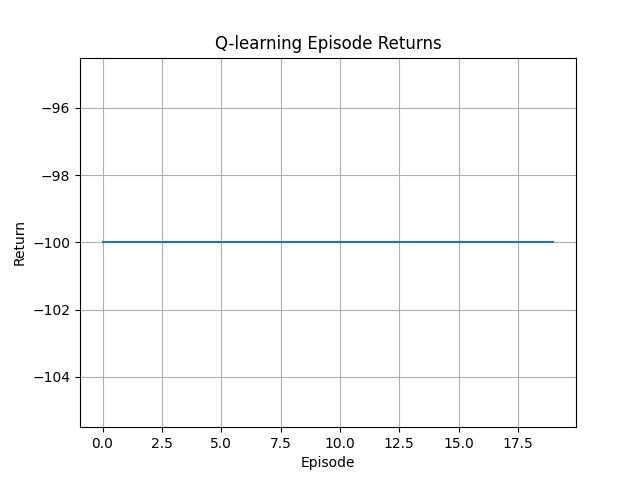
#> input picture qlearning_returns.png, 640 x 480 px
$ python compare_returns.py
#> lines starting #> are read from the running program, lines starting #| are printed output that depends on the picture
import matplotlib.pyplot as plt
import os

# Load return files (make sure these files exist)
def load_returns(filename):
    if not os.path.exists(filename):
        print(f"❌ File not found: {filename}")
        return []
    with open(filename, 'r') as f:
        return [float(line.strip()) for line in f if line.strip()]

# Fallback for matplotlib .png
import matplotlib.image as mpimg

# Or load .png plots as reference
returns_files = {
    "Q-Learning": "qlearning_returns.png",
    "Non-RL": "non_rl_returns.png",
    "PPO": "ppo_returns.png",
    "DQN": "dqn_returns.png"
}

plt.figure(figsize=(10, 6))

for label, path in returns_files.items():
    try:
        img = mpimg.imread(path)
#> img is the input picture: shape (480, 640, 4) float32; mean R, G, B, A 0.978, 0.979, 0.98, 1
        plt.plot([], [], label=label)  # For legend placeholder
        print(f"✅ Loaded plot image: {path}")
    except Exception as e:
        print(f"⚠️ Could not load {path}: {e}")

# Optionally: add legend placeholder
plt.title("Return Comparison Across Agents")
plt.xlabel("Episode")
plt.ylabel("Return")
plt.legend()
plt.grid()
plt.savefig("summary_returns_comparison.png")
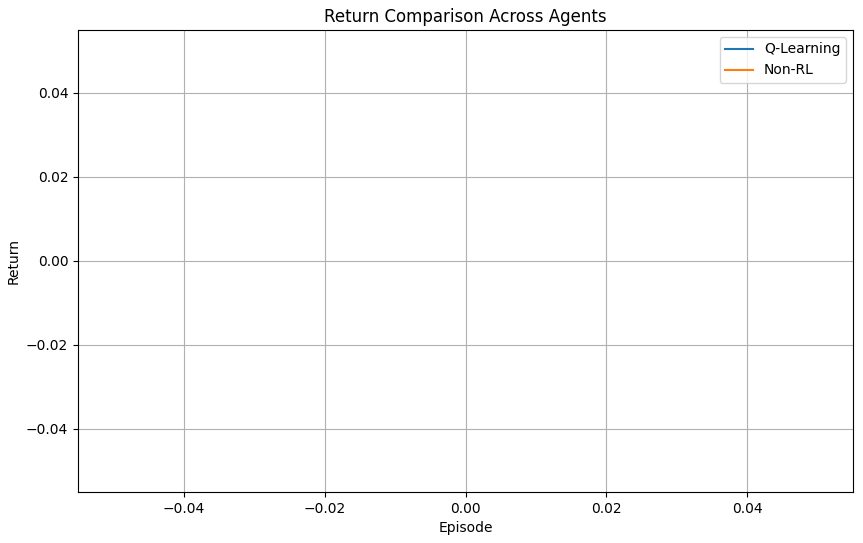
#> figure drawn by matplotlib, 1 panel
print("📈 Saved summary_returns_comparison.png")
